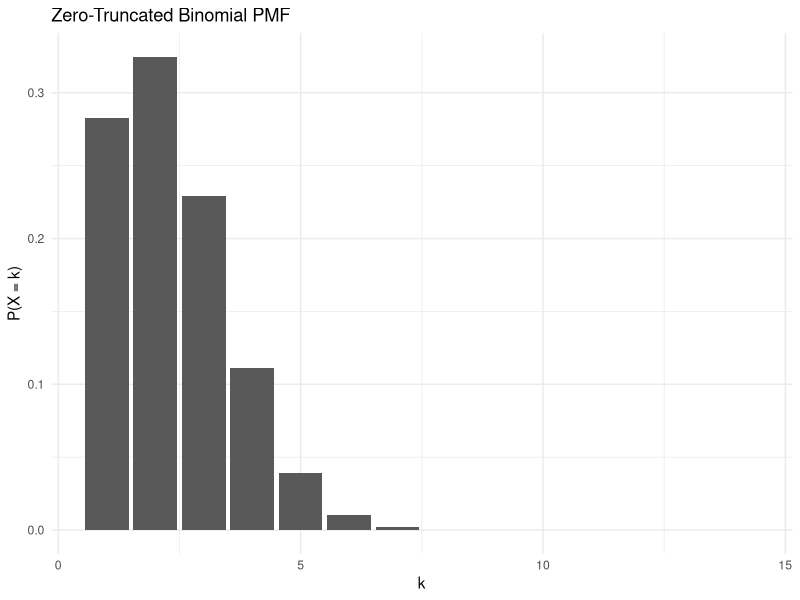
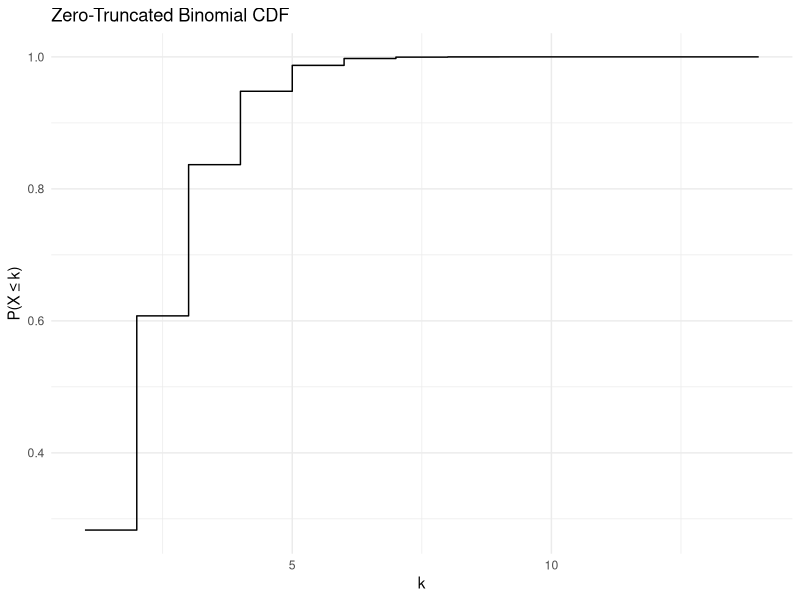

Source code (R) for these figures, in order:
library(ggplot2)
# Zero-Truncated Binomial PMF
dztbinom <- function(k,n,p) {
  if (any(k < 1 | k > n)) {
    return(rep(0, length(k)))
  }
  binom_prob <- dbinom(k, size=n, prob = p)
  trunc_factor <- 1 - (1 - p)^n
  return (binom_prob/trunc_factor)
}
# cumulative distribution (CDF)
pztbinom <- function(k,n,p) {
  sapply(k, function(x) sum(dztbinom(1:x, n, p)))
}

n <- 14
p <- 0.15
k_vals <- 1:n

pmf <- dztbinom(k_vals, n, p)
cdf <- pztbinom(k_vals, n, p)

print(pmf)
print(cdf)

# Plot of PMF
pmf_df <- data.frame(k = k_vals, PMF = pmf)
ggplot(pmf_df, aes(x = k, y = PMF)) + geom_bar(stat="identity") + labs(title = "Zero-Truncated Binomial PMF", x = "k", y = "P(X = k)") + theme_minimal()

# plot of cdf
cdf_df <- data.frame(k= k_vals, CDF = cdf)
ggplot(cdf_df, aes(x = k, y = CDF)) + geom_step() + labs(title = "Zero-Truncated Binomial CDF", x = "k", y = "P(X ≤ k)") + theme_minimal()